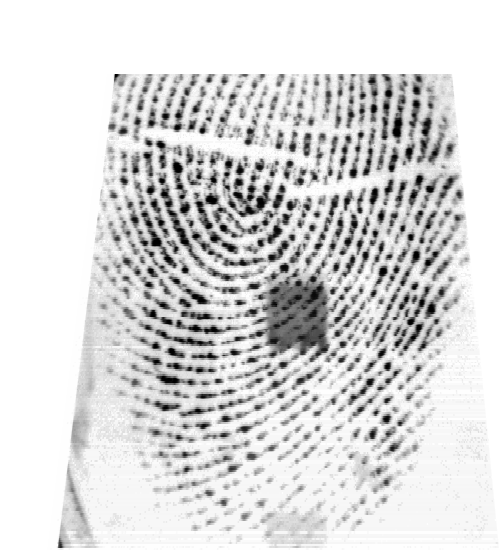
#> input picture Lab 4/Abhay Fingerprints/Left Thumb/1.bmp, 500 x 550 px, found by its file name
$ jupyter execute --allow-errors Lab04-Fingerprint1-2023W.ipynb
#> lines starting #> are read from the running program, lines starting #| are printed output that depends on the picture
<center>
    <h1>Laboratory Experiment #4</h1>
    <h3>Fingerprint Biometrics - Part I: Preprocessing and Feature Extraction</h3>
</center>

#### Email: brian.kramer@ucalgary.ca 30069935, hoang.truong1@ucalgary.ca 30064426, jacob.lansang1@ucalgary.ca 30078981

## Introduction
This purpose of this lab is to practice fingerprint image processing and recognition. We will be practicing fingerprint processing and feature extraction using fingerprint data. This lab covers segmentation, orientation estimation, ridge orientation, and Gabor filters. After this process, our work will be used in the next lab using fingerprint matching algorithms.

## Importing packages

[cell 1]
import cv2 as cv
import numpy as np

# NOTE: We are using Scikit-Image version 0.18.3
# If you have a version different from that, please open your Anaconda prompt and type:
# conda install -c anaconda scikit-image=0.18.3

from skimage.io import imread
from skimage.util import img_as_ubyte
from skimage.exposure import equalize_hist, equalize_adapthist
from skimage.filters import median
from skimage.measure import find_contours

from scipy.signal.signaltools import wiener

from utils.poincare import calculate_singularities
from utils.segmentation import segmentation
from utils.normalization import normalize
from utils.gabor_filter import gabor_filter
from utils.frequency import ridge_freq
from utils.orientation import calculate_angles, visualize_angles
from utils.crossing_number import calculate_minutiae
from utils.skeletonize import skeletonize
from utils.MatchGaborFeat import MatchGaborFeat
from utils.align2 import align2
from utils.match import match

import matplotlib.pyplot as plt
from matplotlib.patches import Rectangle
import matplotlib as mpl
# setting the default colormap for images only
mpl.rc('image', cmap='gray')

### Fingerprint Processing Function:

[cell 2]
def fingerprint_processing(img, block_size=16, threshold=0.4):
    output = {}

    # normalization - removes the effects of sensor noise and finger pressure differences.
    normalized_img = normalize(img.copy(), float(100), float(100))
    output['normalized_img'] = normalized_img

    # segmentation
    (segmented_img, normim, mask) = segmentation(normalized_img,
                                                 block_size,
                                                 threshold)
    output['segmented_img'] = segmented_img
    output['normim'] = normim
    output['mask'] = mask

    # orientation estimation
    angles = calculate_angles(normalized_img,
                              W=block_size, smooth=True)
    output['angles'] = angles

    # find the overall frequency of ridges
    freq = ridge_freq(normim, mask, angles,
                      block_size, kernel_size=5,
                      minWaveLength=5, maxWaveLength=15)
    output['freq'] = freq

    # create gabor filter and do the actual filtering
    gabor_img = gabor_filter(normim, angles, freq, block_size)
    output['gabor_img'] = gabor_img

    # create the skeleton
    thin_image = skeletonize(gabor_img)
    output['thin_image'] = thin_image

    # find the minutiae
    minutiae_lst, minutiae_img, minutiae_arr = calculate_minutiae(thin_image, mask)
    output['minutiae_lst'] = minutiae_lst
    output['minutiae_img'] = minutiae_img
    output['minutiae_array'] = minutiae_arr
    print('Total of minutiae detected: %d' % (len(minutiae_lst)))

    # singularities
    singularities_lst, singularities_img = calculate_singularities(thin_image,
                                                                   angles, block_size,
                                                                   mask)
    print('Total of singularities detected: %d' % (len(singularities_lst)))

    output['singularities_lst'] = singularities_lst
    output['singularities_img'] = singularities_img

    return output

**PART I: Specific Questions**

A detailed description of each exercise to be included in your report (10 marks total) is given below:

- **Exercise 1** (3 marks): Select **two fingerprints of different quality (one good and one bad one) from two different fingers each (4 in total)**. Modify the Lab notebook (`Lab04-Fingerprint1.ipynb`) by adding the **histogram equalization** step. For each fingerprint, perform all the pre-processing, and then add the histogram equalization. Compare the quantity of minutiae and singularities detected WITHOUT and WITH  the histogram equalization step. Record the number of minutiae, the number of singularities for each case. Draw the conclusions from this comparison.

[cell 3]
# is necessary to convert to uint to have the range 0-255
# some images might to return as 0-1

# img = img_as_ubyte(imread('BTLab_Fingerprints/right_thumb/1.bmp', as_gray=True))

# right hand prints
img_rh_good = img_as_ubyte(imread('BTLab_Fingerprints/right_thumb/1.bmp', as_gray=True))
img_rh_bad = img_as_ubyte(imread('BTLab_Fingerprints/right_thumb/7.bmp', as_gray=True))
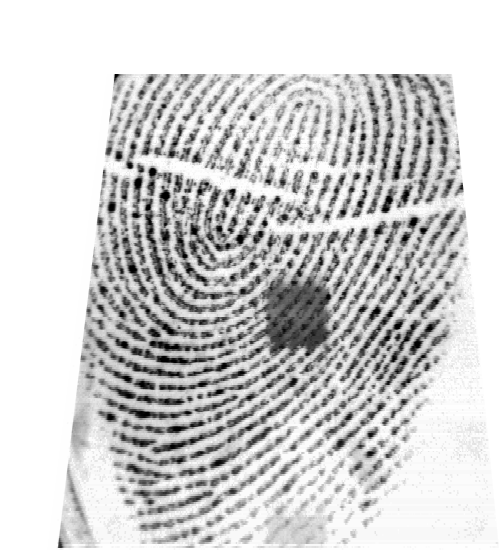
#> input picture Lab 4/Abhay Fingerprints/Left Thumb/7.bmp, 500 x 550 px, found by its file name

#left hand prints
img_lh_good = img_as_ubyte(imread('BTLab_Fingerprints/left_thumb/2.bmp', as_gray=True))
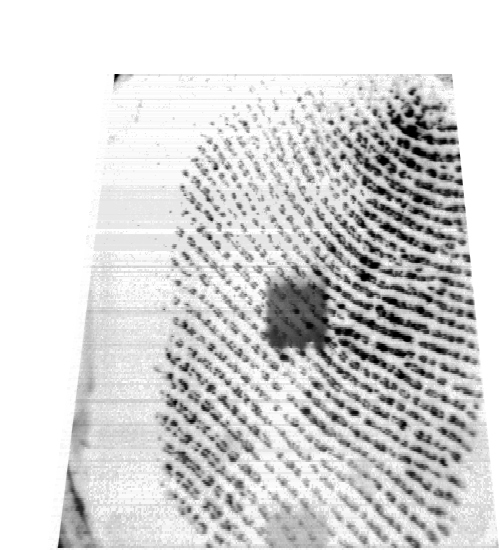
#> input picture Lab 4/Abhay Fingerprints/Right Thumb/2.bmp, 500 x 550 px, found by its file name
img_lh_bad = img_as_ubyte(imread('BTLab_Fingerprints/left_thumb/8.bmp', as_gray=True))
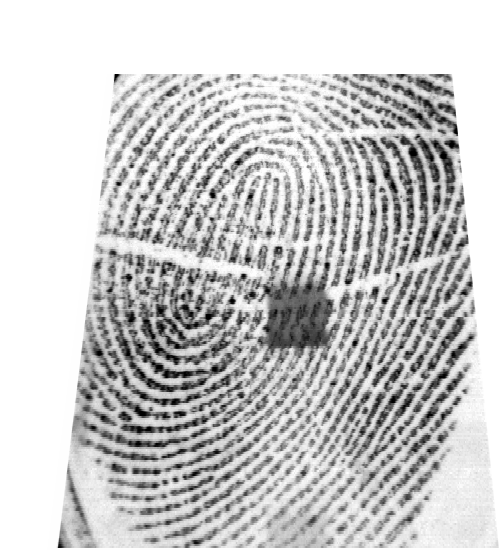
#> input picture Lab 4/Abhay Fingerprints/Left Thumb/8.bmp, 500 x 550 px, found by its file name

# copying the original image in case to use later on
input_img_rh_good = img_rh_good.copy()
input_img_rh_bad = img_rh_bad.copy()
input_img_lh_good = img_lh_good.copy()
input_img_lh_bad = img_lh_bad.copy()

# print(np.min(img_rh_good), np.max(img_rh_good))

# Displaying fingerprints
plt.figure(figsize=(16,5))
plt.subplot(1,4,1)
plt.imshow(img_rh_good); plt.title('"Good" right thumb')
plt.subplot(1,4,2)
plt.imshow(img_rh_bad); plt.title('"Bad" right thumb')
plt.subplot(1,4,3)
plt.imshow(img_lh_good); plt.title('"Good" left thumb');
plt.subplot(1,4,4)
plt.imshow(img_lh_bad); plt.title('"Bad" left thumb');
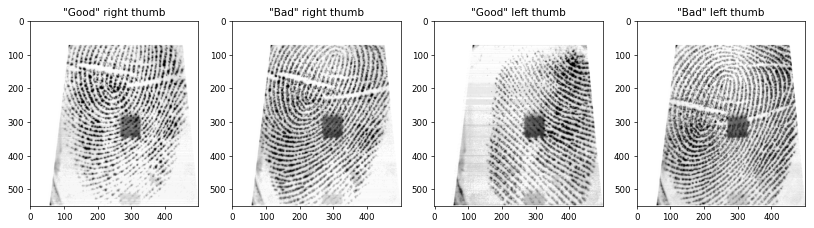
#> figure drawn by matplotlib, 4 panels

## Matching

##### Loading and processing: Here are the results of processing WITHOUT any equalization

[cell 4]
# parameters for processing
seg_threshold = 0.4
block_size = 16

# processing
#> (the rest of this cell did not finish here and is left out)

Fp2 = fingerprint_processing(img_rh_bad, block_size=block_size, threshold=seg_threshold)
Fp3 = fingerprint_processing(img_lh_good, block_size=block_size, threshold=seg_threshold)
Fp4 = fingerprint_processing(img_lh_bad, block_size=block_size, threshold=seg_threshold)

### Preprocessing

#### Histogram Equalization

[cell 5]
# good right hand prints
img_eq_rh_good1 = img_as_ubyte(equalize_hist(img_rh_good))
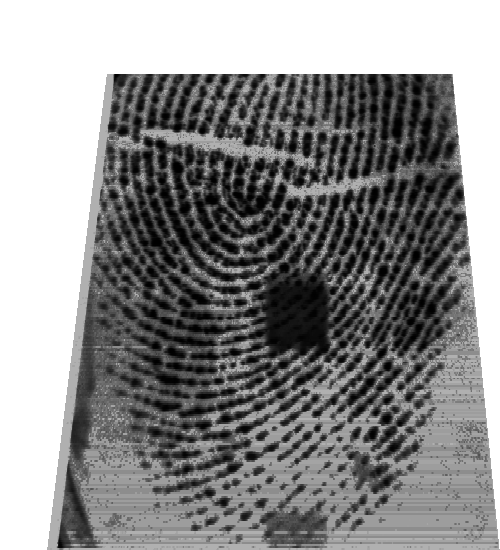
#> img_eq_rh_good1: shape (550, 500); min 0, max 255, mean 141.1
img_eq_rh_good2 = img_as_ubyte(equalize_adapthist(img_rh_good))
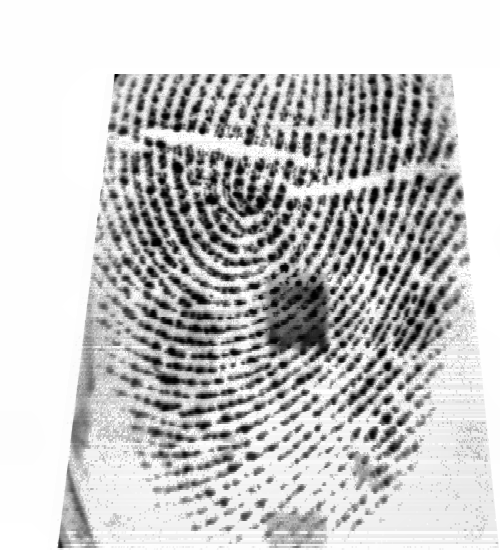
#> img_eq_rh_good2: shape (550, 500); min 0, max 255, mean 199.1

plt.figure(figsize=(14,30))
plt.subplot(8,3,1)
plt.imshow(img_rh_good); plt.title('Original image')
plt.subplot(8,3,2)
plt.imshow(img_eq_rh_good1); plt.title('Regular equalization')
plt.subplot(8,3,3)
plt.imshow(img_eq_rh_good2); plt.title('Adaptive Equalization');
plt.subplot(8,3,4)
plt.hist(img_rh_good.ravel(), bins=20, density=True)
plt.xlabel('Pixel intensity')
plt.subplot(8,3,5)
plt.hist(img_eq_rh_good1.ravel(), bins=20, density=True)
plt.xlabel('Pixel intensity')
plt.subplot(8,3,6)
plt.hist(img_eq_rh_good2.ravel(), bins=20, density=True)
plt.xlabel('Pixel intensity');
plt.subplots_adjust(hspace=.3)

# bad right hand prints
img_eq_rh_bad1 = img_as_ubyte(equalize_hist(img_rh_bad))
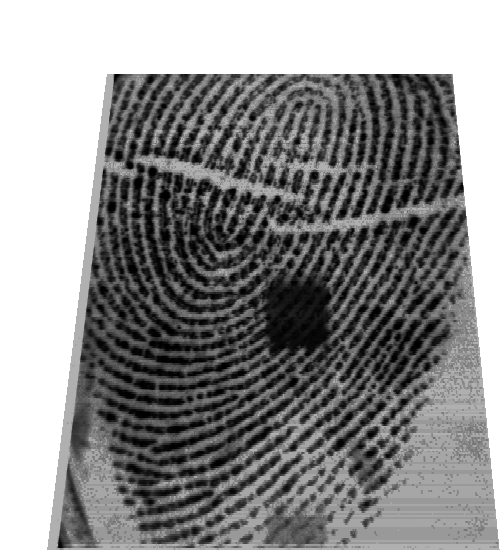
#> img_eq_rh_bad1: shape (550, 500); min 0, max 255, mean 140.5
img_eq_rh_bad2 = img_as_ubyte(equalize_adapthist(img_rh_bad))
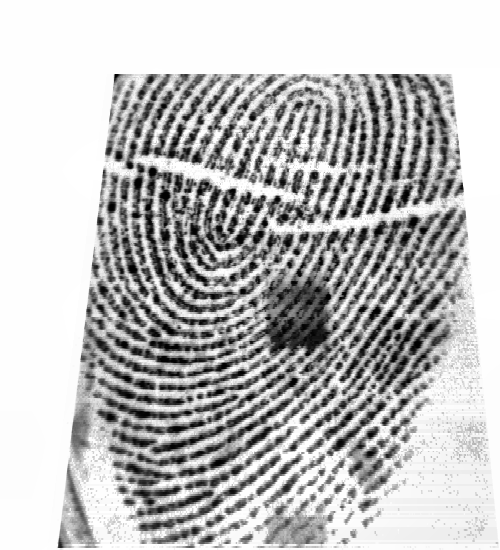
#> img_eq_rh_bad2: shape (550, 500); min 0, max 255, mean 189.9

plt.subplot(8,3,7)
plt.imshow(img_rh_bad); plt.title('Original image')
plt.subplot(8,3,8)
plt.imshow(img_eq_rh_bad1); plt.title('Regular equalization')
plt.subplot(8,3,9)
plt.imshow(img_eq_rh_bad2); plt.title('Adaptive Equalization');
plt.subplot(8,3,10)
plt.hist(img_rh_bad.ravel(), bins=20, density=True)
plt.xlabel('Pixel intensity')
plt.subplot(8,3,11)
plt.hist(img_eq_rh_bad1.ravel(), bins=20, density=True)
plt.xlabel('Pixel intensity')
plt.subplot(8,3,12)
plt.hist(img_eq_rh_bad2.ravel(), bins=20, density=True)
plt.xlabel('Pixel intensity');

# good left hand prints
img_eq_lh_good1 = img_as_ubyte(equalize_hist(img_lh_good))
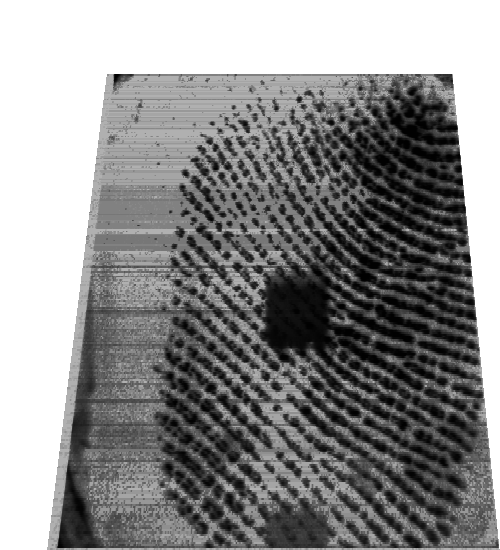
#> img_eq_lh_good1: shape (550, 500); min 1, max 255, mean 140.7
img_eq_lh_good2 = img_as_ubyte(equalize_adapthist(img_lh_good))
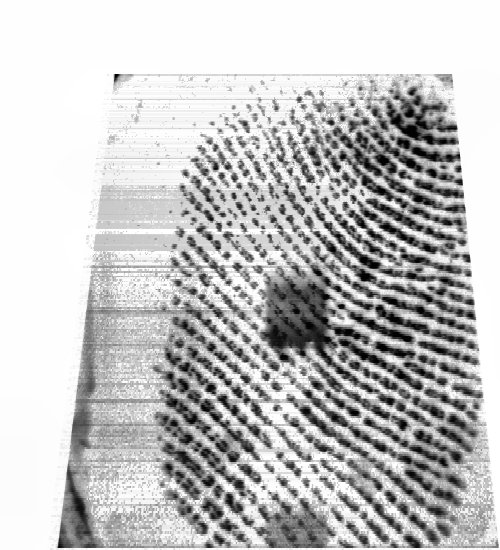
#> img_eq_lh_good2: shape (550, 500); min 0, max 255, mean 194.5

plt.subplot(8,3,13)
plt.imshow(img_lh_good); plt.title('Original image')
plt.subplot(8,3,14)
plt.imshow(img_eq_lh_good1); plt.title('Regular equalization')
plt.subplot(8,3,15)
plt.imshow(img_eq_lh_good2); plt.title('Adaptive Equalization');
plt.subplot(8,3,16)
plt.hist(img_lh_good.ravel(), bins=20, density=True)
plt.xlabel('Pixel intensity')
plt.subplot(8,3,17)
plt.hist(img_eq_lh_good1.ravel(), bins=20, density=True)
plt.xlabel('Pixel intensity')
plt.subplot(8,3,18)
plt.hist(img_eq_lh_good2.ravel(), bins=20, density=True)
plt.xlabel('Pixel intensity');

# bad left hand prints
img_eq_lh_bad1 = img_as_ubyte(equalize_hist(img_lh_bad))
img_eq_lh_bad2 = img_as_ubyte(equalize_adapthist(img_lh_bad))
#> (the rest of the program and of its run is left out)
